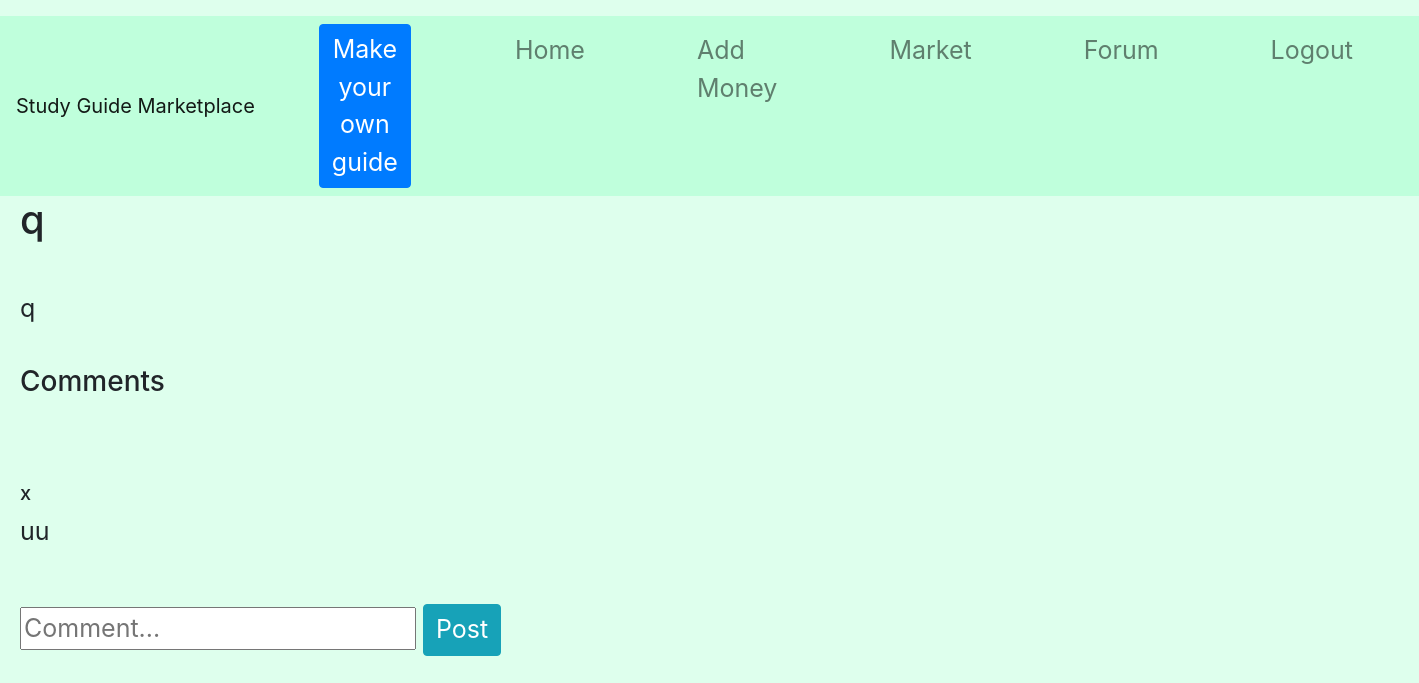
Page /guide/1 (signed in) on the committed database.
### tables this page shows
CREATE TABLE guides(id INTEGER, user TEXT, name TEXT, rating REAL, cost INTEGER, buyers INTEGER, subject TEXT, guide TEXT, ratings INTEGER);

CREATE TABLE comments(id INTEGER, user TEXT, comment TEXT);

### app/__init__.py (the view)
    def login_check(*args, **kwargs):
        if 'username' not in session:
            return redirect(url_for("login"))
        return route_function(*args, **kwargs)

### app/__init__.py (called while the page is built)
def protected(route_function):
    def login_check(*args, **kwargs):
        if 'username' not in session:
            return redirect(url_for("login"))
        return route_function(*args, **kwargs)
    login_check.__name__ = route_function.__name__
    return login_check

@app.route("/guide/<number>")
@protected
def guide(number):
    if ops.has_bought(session["username"],number):
        return render_template("guide.html", info = ops.get_guide_info(number), comments = ops.get_comments(number))
    return redirect(url_for("home"))

### app/utl/ops.py (called while the page is built)
def get_guide_info(number):
    db = sqlite3.connect(DB_FILE)
    c = db.cursor()
    c.execute("SELECT * FROM guides WHERE id = ?;" , (number,))
    row = c.fetchone()
    db.close()
    next = {}
    if row is None:
        return next
    next["id"] = row[0]
    next["user"] = row[1]
    next["name"] = row[2]
    next["rating"] = row[3]
    next["cost"] = row[4]
    next["buyers"] = row[5]
    next["subject"] = row[6]
    next["guide"] = row[7]
    next["ratings"] = row[8]
    return next

def get_comments(number):
    db = sqlite3.connect(DB_FILE)
    c = db.cursor()
    c.execute("SELECT * FROM comments WHERE id = ?;" , (number,))
    g = c.fetchall()
    db.close()
    ans = []
    for row in g:
        temp = []
        temp.append(row[1])
        temp.append(row[2])
        ans.append(temp)
    return ans

def has_bought(username, id):
    db = sqlite3.connect(DB_FILE)
    c = db.cursor()
    c.execute("SELECT * FROM buyers WHERE id = ? AND user = ?;" , (id, username))
    ans = True
    if c.fetchone() is None:
        c.execute("SELECT * FROM guides WHERE id = ? AND user = ?;" , (id, username))
        if c.fetchone() is None:
            ans = False
    db.close()
    return ans

### app/templates/guide.html (shortened to what this page needs)
{% extends "base.html" %}
{% block body %}
  <h1>{{info["name"]}}</h1>
  <br>
  {% autoescape false %}
  {{info["guide"] | replace("\n", "<br>")}}
  {% endautoescape %}
  <br>
  <br>
  <h3>Comments</h3>
  <br>
  {% if comments|length == 0 %}
    No comments
  {% else %}
    {% for comment in comments %}
      <br>
      <h5>{{comment[0]}}</h5>
      <p>{{comment[1]}}</p>
    {% endfor %}
  {% endif %}
  <br>
  <form action={{"/opinion/"+(info["id"]|string)}}>
    <input type="text" name="comment" placeholder="Comment...">
    <button type="submit" class="btn btn-info">Post</button>
  </form>
{% endblock %}

### app/static/styles.css (style rules this page uses)
body { background-color: #deffed; font-size: 25px; }
.btn { font-size: 25px; }

### rows in the picture
guides: name "q", guide "q"
comments: user "x", comment "uu"
